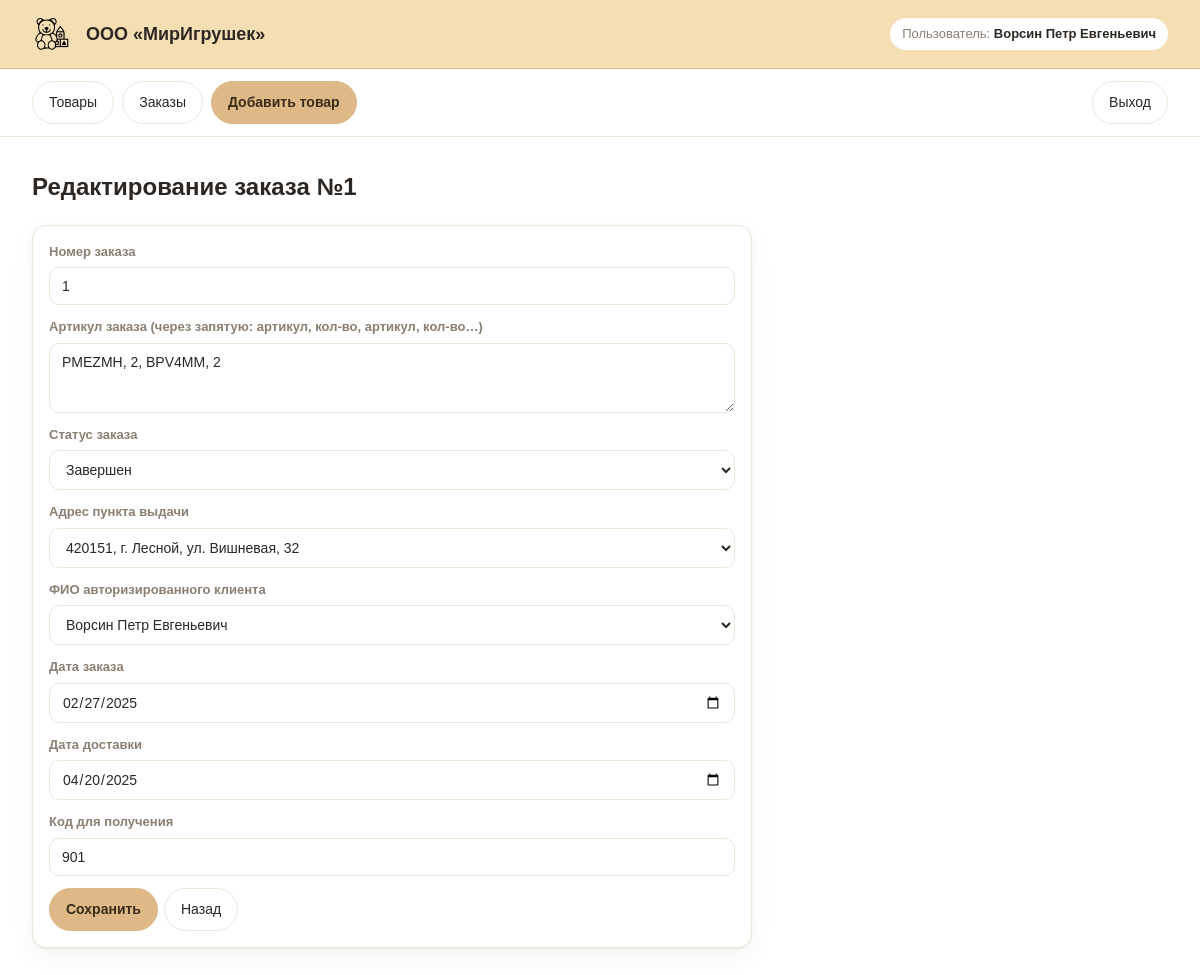
The app's page /index.php?page=order_edit&id=1 (signed in) with its own data.
### tables this page shows
CREATE TABLE Orders (
    id INT AUTO_INCREMENT PRIMARY KEY,
    order_date DATE NULL,
    delivery_date DATE NULL,
    pickup_point_id INT NULL,
    client_user_id INT NULL,
    receive_code VARCHAR(20),
    status_id INT NOT NULL,
    CONSTRAINT fk_ord_point FOREIGN KEY (pickup_point_id) REFERENCES PickupPoints(id),
    CONSTRAINT fk_ord_client FOREIGN KEY (client_user_id) REFERENCES Users(id),
    CONSTRAINT fk_ord_status FOREIGN KEY (status_id) REFERENCES OrderStatuses(id)
);

CREATE TABLE OrderStatuses (
    id INT AUTO_INCREMENT PRIMARY KEY,
    name VARCHAR(50) NOT NULL UNIQUE
);

CREATE TABLE PickupPoints (
    id INT AUTO_INCREMENT PRIMARY KEY,
    address VARCHAR(255) NOT NULL
);

### web/db.php (called while the page is built)
<?php
function db(): PDO
{
    static $pdo = null;
    if ($pdo === null) {
        $pdo = new PDO(
            'mysql:host=127.0.0.1;dbname=mirigrushek;charset=utf8mb4',
            'root',
            '123',
            [
                PDO::ATTR_ERRMODE => PDO::ERRMODE_EXCEPTION,
                PDO::ATTR_DEFAULT_FETCH_MODE => PDO::FETCH_ASSOC,
                PDO::ATTR_EMULATE_PREPARES => false,
            ]
        );
    }
    return $pdo;
}

### web/pages/order_edit.php (the view, shortened to what this page needs)
<?php
require_once __DIR__ . '/../common.php';
$id = (int)($_GET['id'] ?? $_POST['id'] ?? 0);
$isEdit = $id > 0;
$statuses = db()->query('SELECT id, name FROM OrderStatuses ORDER BY id')->fetchAll();
$points = db()->query('SELECT id, address FROM PickupPoints ORDER BY id')->fetchAll();
$clientStmt = db()->prepare(
    "SELECT u.id, u.full_name FROM Users u
     JOIN Roles r ON r.id = u.role_id
     WHERE r.name = ?
     ORDER BY u.full_name"
);
$clientStmt->execute([ROLE_CLIENT]);
$clients = $clientStmt->fetchAll();
$order = [
    'order_date' => '',
    'delivery_date' => '',
    'pickup_point_id' => $points[0]['id'] ?? null,
    'client_user_id' => $clients[0]['id'] ?? null,
    'receive_code' => '',
    'status_id' => $statuses[0]['id'] ?? 1,
];
$itemsText = '';
if ($isEdit) {
    $st = db()->prepare('SELECT * FROM Orders WHERE id = ?');
    $st->execute([$id]);
    $order = $st->fetch();
    $it = db()->prepare('SELECT product_article, quantity FROM OrderItems WHERE order_id = ?');
    $it->execute([$id]);
    $lines = [];
    foreach ($it->fetchAll() as $row) {
        $lines[] = $row['product_article'] . ', ' . $row['quantity'];
    }
    $itemsText = implode(', ', $lines);
}
?>
<form class="panel" method="post">
    <?php if ($isEdit): ?>
        <label>Номер заказа
            <input type="text" value="<?= $id ?>" readonly>
        </label>
    <?php endif; ?>
    <label>Артикул заказа (через запятую: артикул, кол-во, артикул, кол-во…)
        <textarea name="items" rows="3" required><?= htmlspecialchars($itemsText) ?></textarea>
    </label>
    <label>Статус заказа
        <select name="status_id" required>
            <?php foreach ($statuses as $s): ?>
                <option value="<?= $s['id'] ?>" <?= (int)$order['status_id'] === (int)$s['id'] ? 'selected' : '' ?>>
                    <?= htmlspecialchars($s['name']) ?>
                </option>
            <?php endforeach; ?>
        </select>
    </label>
    <label>Адрес пункта выдачи
        <select name="pickup_point_id" required>
            <?php foreach ($points as $p): ?>
                <option value="<?= $p['id'] ?>" <?= (int)$order['pickup_point_id'] === (int)$p['id'] ? 'selected' : '' ?>>
                    <?= htmlspecialchars($p['address']) ?>
                </option>
            <?php endforeach; ?>
        </select>
    </label>
    <label>ФИО авторизированного клиента
        <select name="client_user_id" required>
            <?php foreach ($clients as $c): ?>
                <option value="<?= $c['id'] ?>" <?= (int)$order['client_user_id'] === (int)$c['id'] ? 'selected' : '' ?>>
                    <?= htmlspecialchars($c['full_name']) ?>
                </option>
            <?php endforeach; ?>
        </select>
    </label>
    <label>Дата заказа
        <input type="date" name="order_date" value="<?= htmlspecialchars($order['order_date'] ?? '') ?>">
    </label>
    <label>Дата доставки
        <input type="date" name="delivery_date" value="<?= htmlspecialchars($order['delivery_date'] ?? '') ?>">
    </label>
    <label>Код для получения
        <input type="text" name="receive_code" value="<?= htmlspecialchars($order['receive_code'] ?? '') ?>">
    </label>
    <div class="actions">
        <button class="btn accent" type="submit">Сохранить</button>
        <a class="btn" href="index.php?page=orders">Назад</a>
    </div>
</form>

### web/assets/style.css (style rules this page uses)
:root { --bg: #FFFFFF; --secondary: #F5DEB3; --accent: #DEB887; --sale: #2E8B57; --oos: #D6ECFF; --ink: #2c2723; --muted: #8a7f72; --line: #efe7d8; --radius: 14px; --radius-sm: 10px; --shadow: 0 1px 2px rgba(60, 45, 20, .05), 0 8px 24px rgba(60, 45, 20, .06); }
* { box-sizing: border-box; }
body { margin: 0; font-family: Arial, Helvetica, sans-serif; background: var(--bg); color: var(--ink); line-height: 1.5; }
a.btn, button.btn { font-family: inherit; font-size: 14px; text-decoration: none; color: var(--ink); background: #fff; border: 1px solid var(--line); padding: 10px 16px; border-radius: 999px; cursor: pointer; }
a.btn.accent, button.btn.accent { background: var(--accent); border-color: var(--accent); color: #3a2c16; font-weight: 700; }
form.bar, form.panel { display: flex; gap: 12px; flex-wrap: wrap; align-items: end; margin-bottom: 24px; background: #fff; border: 1px solid var(--line); border-radius: var(--radius); padding: 16px; box-shadow: var(--shadow); }
form.panel { flex-direction: column; align-items: stretch; max-width: 720px; }
label { font-size: 13px; font-weight: 600; color: var(--muted); display: flex; flex-direction: column; gap: 6px; }
input, select, textarea { font-family: inherit; font-size: 14px; color: var(--ink); padding: 10px 12px; background: #fff; border: 1px solid var(--line); border-radius: var(--radius-sm); outline: none; }
.actions { display: flex; gap: 6px; flex-wrap: wrap; }

### records on screen
orders: status_id "Завершен", pickup_point_id "420151, г. Лесной, ул. Вишневая, 32", order_date "02/27/2025", delivery_date "04/20/2025", receive_code "901"

### other values on screen
$displayName "Ворсин Петр Евгеньевич"
$title "Редактирование заказа №1"
form field client_user_id "Ворсин Петр Евгеньевич"
